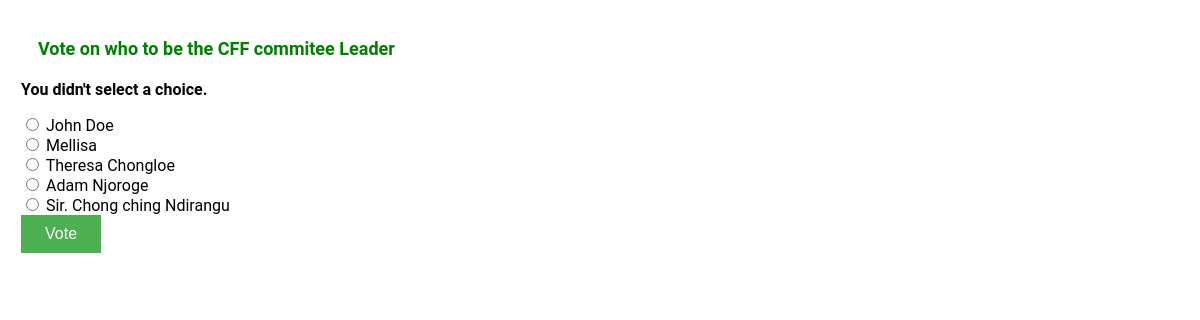
Page /5/vote/ on the committed database.
### polls/models.py (models this page shows, shortened)
class Question(models.Model):
    objects = None
    question_text = models.CharField(max_length=200)
    pub_date = models.DateTimeField('date published')
    def was_published_recently(self):
        now = timezone.now()
        return now - datetime.timedelta(days=1) <= self.pub_date <= now
    was_published_recently.admin_order_field = 'pub_date'
    was_published_recently.boolean = True
    was_published_recently.short_description = 'Published recently?'

class Choice(models.Model):
    question = models.ForeignKey(Question, on_delete=models.CASCADE)
    choice_text = models.CharField(max_length=200)
    votes = models.IntegerField(default=0)

### polls/views.py (the view, shortened to what this page needs)
# urls.py: path('<int:question_id>/vote/', views.vote, name='vote'),
def vote(request, question_id):
    question = get_object_or_404(Question, pk=question_id)
    try:
        selected_choice = question.choice_set.get(pk=request.POST['choice'])
    except (KeyError, Choice.DoesNotExist):
        return render(request, 'polls/detail.html', {
            'question': question,
            'error_message': "You didn't select a choice.",
        })

### polls/templates/polls/detail.html (shortened to what this page needs)
{% load static %}
<link rel="stylesheet" type="text/css" href="{% static 'polls/style.css' %}">
<h1>{{ question.question_text }}</h1>
{% if error_message %}<p><strong>{{ error_message }}</strong></p>{% endif %}
<form action="{% url 'polls:vote' question.id %}" method="post">
{% for choice in question.choice_set.all %}
    <input type="radio" name="choice" id="choice{{ forloop.counter }}" value="{{ choice.id }}">
    <label for="choice{{ forloop.counter }}">{{ choice.choice_text }}</label><br>
{% endfor %}
<input class="button" type="submit" value="Vote">
</form>

### polls/static/polls/style.css (style rules this page uses)
h1 { color: green; margin: 12px; padding: 5px; font-size: 18px; }
.button { background-color: #4CAF50; border: none; color: white; padding: 10px 24px; text-align: center; text-decoration: none; display: inline-block; font-size: 16px; }

### rows in the picture
Question: question_text "Vote on who to be the CFF commitee Leader"
Choice: choice_text "John Doe"
Choice: choice_text "Mellisa"
Choice: choice_text "Theresa Chongloe"
Choice: choice_text "Adam Njoroge"
Choice: choice_text "Sir. Chong ching Ndirangu"

### other values in the picture
{{ error_message }} "You didn't select a choice."
